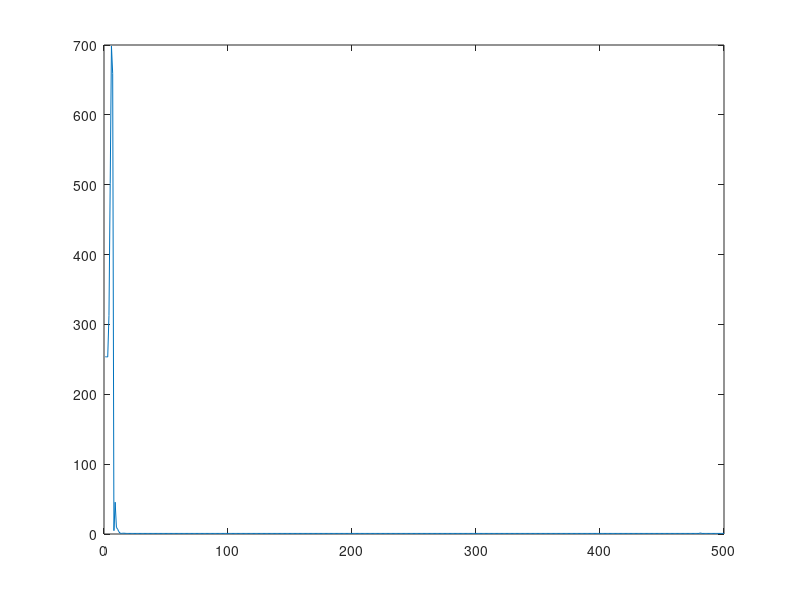

The MATLAB source for this figure: (Note: this script raises an error after producing the figure.)
% Nesterov's algorithm appling to exercise 2

clear;
clc;

%% Settings of parameter matrices and vectors
n=3;
BB = zeros(n,n);
S = zeros(n,n);
e_1=zeros(n,1);
e_n=zeros(n,1);
%x=zeros(n,1);

%define matrix S
S(1,1)=1;
S(1,2)=-1;
S(n,n)=1;
S(n,n-1)=-1;
for i=2:(n-1)
	S(i,i-1)=-1;
	S(i,i)=2;
	S(i,i+1)=-1;
end

%define matrix BB
BB(1,1)=2;
BB(1,2)=-1;
BB(n,n)=1;
BB(n,n-1)=-1;
for i=2:(n-1)
	BB(i,i-1)=-1;
	BB(i,i)=2;
	BB(i,i+1)=-1;
end

%define vector e_n
e_n(n,1)=1;

%define vector e_1
e_1(1,1)=1;

%% Settings of initial values

xup=zeros(n,1);
x=xup; 
xlw=xup;
% xlw=[1:n]';
xstar=[1:n]';
maxIter=500;
L = 100;
M=L*L;
gamma=1;
Gamma = L;
%iter =0;
%h = 1/L;%h>1/L

  format long
 
%% Define functions
% define f function 
  f = @(x)((L/80)*x'*BB*x-(L/40)*e_n'*x);
  gradf =@(x)((L/40)*BB*x-(L/40)*e_n); 
    
% define g function
  g = @(x)((M/80)*x'*S*x-(M/40)*(e_n-e_1)'*x);
  gradg =@(x)((M/40)*S*x-(M/40)*(e_n-e_1)); 
  
% define phi function
  phi =@(x) (f(x) + g(x));
  gradphi =@(x) (gradf(x) + gradg(x));
  
  vec_fx = zeros(maxIter,1);
  vec_ec = zeros(maxIter,1);
  vec_tmp = zeros(maxIter,1);
  
%% Backtracking linesearch for L
lhs = phi(xup)- phi(xlw)- (xup-xlw)'*gradphi(xlw);
rhs = norm(xup-xlw)^2;

for   iter =1:maxIter
      beta = (2*L)/iter; 
      xlw=(1-gamma)*xup + gamma*x;
      d = gradphi(xlw);
      x = x - (1/beta)*d;
      xup=(1-gamma)*xup + gamma*x;
      r = Gamma/L;
      gamma = sqrt(r+r^2/4)- r/2;
      lhs = phi(xup)- phi(xlw)- (xup-xlw)'*gradphi(xlw);
      rhs = norm(xup-xlw)^2;
	  tmp=2*lhs/rhs;
      vec_tmp(iter) = tmp;
	  L = max(tmp,L);
      Gamma = L*gamma^2;
end 
L %L~=700, when L0=100, M=L^2
% When L=10, even M=L^2 does not update L
plot(vec_tmp);


% while ~(L>=2*lhs/rhs) && iter < maxIter
%       iter;
%       iter = iter + 1;
%       beta = (2*L)/iter; 
%       xlw=(1-gamma)*xup + gamma*x;
%       d = gradphi(xlw);
%       x = x - (1/beta)*d;
%       xup=(1-gamma)*xup + gamma*x;
%       r = Gamma/L;
%       gamma = sqrt(r+r^2/4)- r/2;
%       Gamma = L*gamma^2;
%       lhs = phi(xup)- phi(xlw)- (xup-xlw)'*gradphi(xlw);
%       rhs = norm(xup-xlw)^2;
% end 

%% Define functions
% define f function 
  f = @(x)((L/80)*x'*BB*x-(L/40)*e_n'*x);
  gradf =@(x)((L/40)*BB*x-(L/40)*e_n); 
    
% define g function
  g = @(x)((M/80)*x'*S*x-(M/40)*(e_n-e_1)'*x);
  gradg =@(x)((M/40)*S*x-(M/40)*(e_n-e_1)); 
  
% define phi function
  phi =@(x) (f(x) + g(x));
  gradphi =@(x) (gradf(x) + gradg(x));
  
%% iteration of Nesterov's method algorithm
tic
  for iter =1:maxIter
      lambda = 2/(iter+1);
      gamma = lambda;
      beta = (2*L)/iter; %Works when (20*L)/iter
      xlw=(1-lambda)*xup + lambda*x;
      d = gradphi(xlw);
      x = x - (1/beta)*d;
      xup=(1-gamma)*xup + gamma*x;
      %save obj value and eclapse time of each iter
      fx = phi(xup);
      vec_fx(iter) = fx;
      vec_ec(iter)= toc;
      iter;
      max(xup); % increases at an increase rate 
      f(xstar)-f(xup); %diverges at iter=4   
  end  
  xup;
  max(xup)
  f(xup)-f(xstar);
  
  %% plot L value and objective value
  tiledlayout(3,1);
  nexttile
  vec_tmp =vec_tmp(1:iter);
  plot(vec_tmp) 
  
  nexttile
  vec_fx = vec_fx(1:iter);
  plot(vec_fx);
  
  nexttile
  vec_ec =vec_ec(1:iter);
  plot(vec_ec,vec_fx)


%% Remark:
% Setting function Lip half doesn't work without beta *10, 
% solution is to shrink funtion Lip by 10 times to trade off beta change.
% Now it even works with n=1000, iter=50000
 